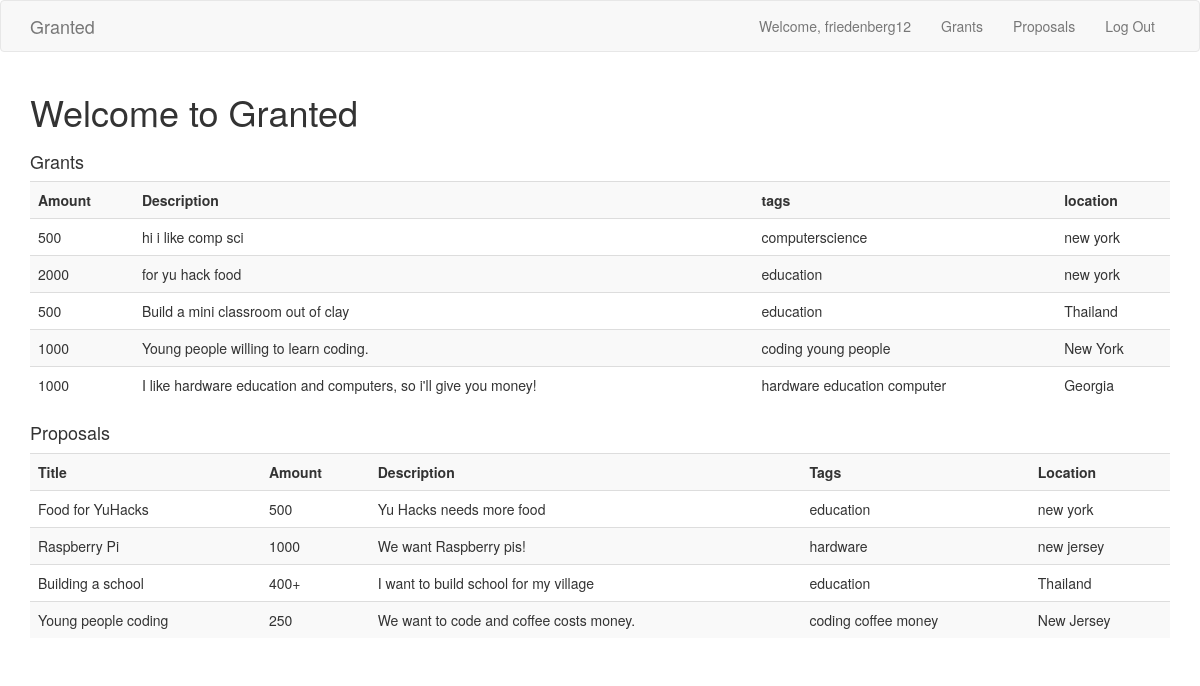
/ (signed in), run on the app's committed database.
### application.py (models this page shows)
class Grant(db.Model):
	__tablename__ = 'grants'
	id = db.Column('id', db.Integer, nullable = False, primary_key = True, unique = True)
	userid = db.Column('userid', db.Integer, nullable = False)
	amount = db.Column('amount', db.Integer, nullable = False, )
	description = db.Column('description', db.String(), nullable = False, )
	tags = db.Column('tags', db.String(), nullable = False)
	location = db.Column('location', db.String(), nullable = False)

class Props(db.Model):
	__tablename__ = 'proposals'
	id = db.Column('id', db.Integer, nullable = False, primary_key = True, unique = True)
	userid = db.Column('userid', db.Integer, nullable = False)
	title = db.Column('title', db.String(), nullable = False)
	amount = db.Column('amount', db.Integer, nullable = False)
	description = db.Column('description', db.String(), nullable = False, )
	tags = db.Column('tags', db.String(), nullable = False)
	location = db.Column('location', db.String(), nullable = False)

### application.py (the view)
@app.route('/')
def index():
	if 'logged_in' in session:
		props = Props.query.filter(Props.userid != session['id']).all()
		grants = Grant.query.filter(Grant.userid != session['id']).all()
	else:
		props = Props.query.all()
		grants = Grant.query.all()
	return render_template('index.html', grants = grants, props = props)

### templates/index.html
{% extends 'layout.html' %}
{% block body %}
<header id="header">
		<div class="container">
			<h1>Welcome to Granted</h1>
		</div>
</header>
<div class="container">
	<h4>Grants</h4>
		<table class="table table-striped">
			<tr>
				<th>Amount</th>
				<th>Description</th>
				<th>tags</th>
				<th>location</th>
			</tr>
			{% for grant in grants %}
				<tr>
					<td>{{grant.amount}}</td>
					<td>{{grant.description}}</td>
					<td>{{grant.tags}}</td>
					<td>{{grant.location}}</td>
				</tr>
			{% endfor %}
		</table>
	<h4>Proposals</h4>
		<table class="table table-striped">
		<tr>
			<th>Title</th>
			<th>Amount</th>
			<th>Description</th>
			<th>Tags</th>
			<th>Location</th>
		</tr>
		{% for prop in props %}
			<tr>
				<td>{{prop.title}}</td>
				<td>{{prop.amount}}</td>
				<td>{{prop.description}}</td>
				<td>{{prop.tags}}</td>
				<td>{{prop.location}}</td>
			</tr>
		{% endfor %}
	</table>
</div>
{% endblock %}

### data on the page
Grant: amount "500", description "hi i like comp sci", tags "computerscience", location "new york"
Grant: amount "2000", description "for yu hack food", tags "education", location "new york"
Grant: amount "500", description "Build a mini classroom out of clay", tags "education", location "Thailand"
Grant: amount "1000", description "Young people willing to learn coding.", tags "coding young people", location "New York"
Grant: amount "1000", description "I like hardware education and computers, so i'll give you money!", tags "hardware education computer", location "Georgia"
Props: title "Food for YuHacks", amount "500", description "Yu Hacks needs more food", tags "education", location "new york"
Props: title "Raspberry Pi", amount "1000", description "We want Raspberry pis!", tags "hardware", location "new jersey"
Props: title "Building a school", amount "400+", description "I want to build school for my village", tags "education", location "Thailand"
Props: title "Young people coding", amount "250", description "We want to code and coffee costs money.", tags "coding coffee money", location "New Jersey"

### other printed values
{{ session.username }} "friedenberg12"
